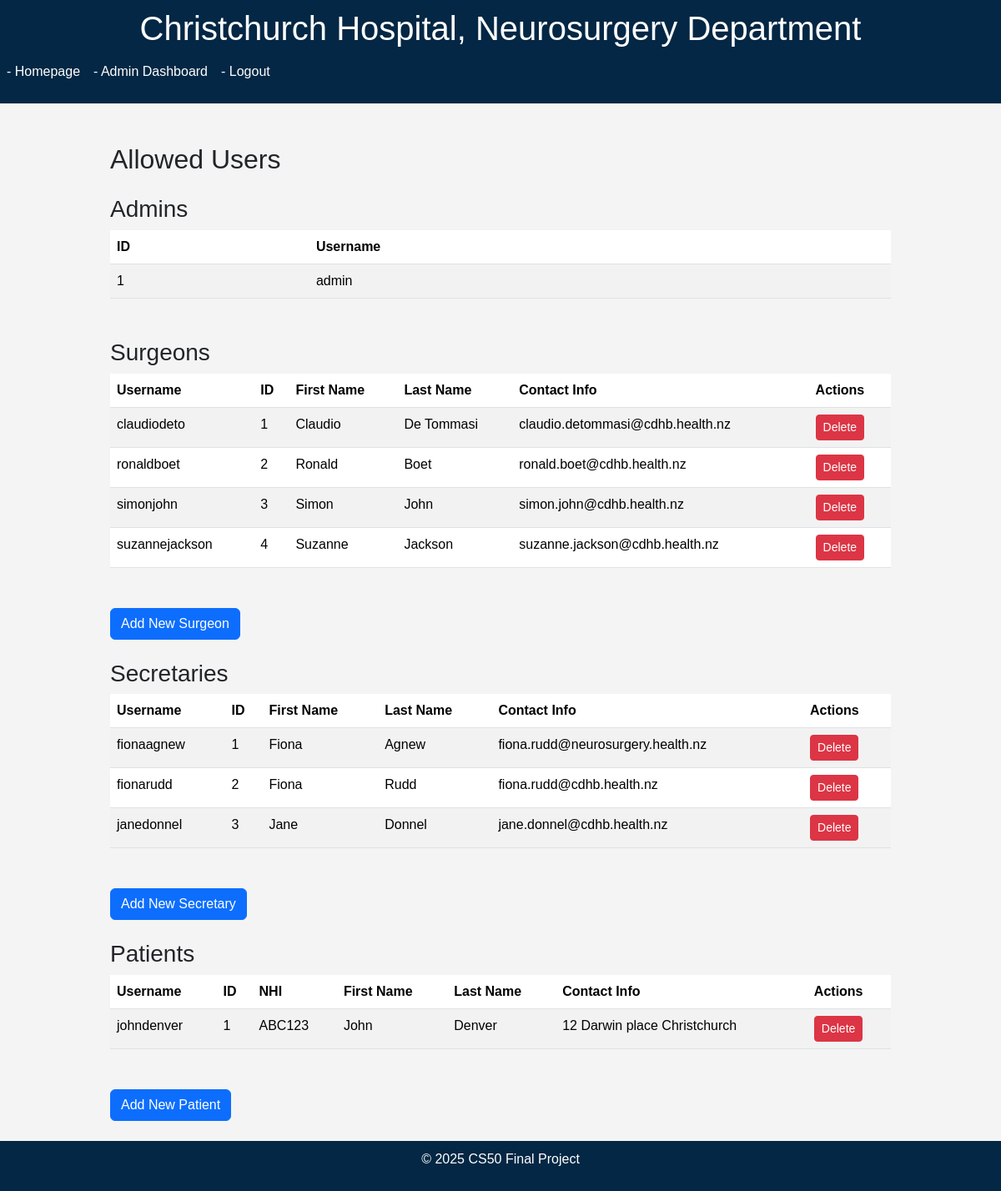
The page /allowed_users (signed in) on the database as committed earlier.
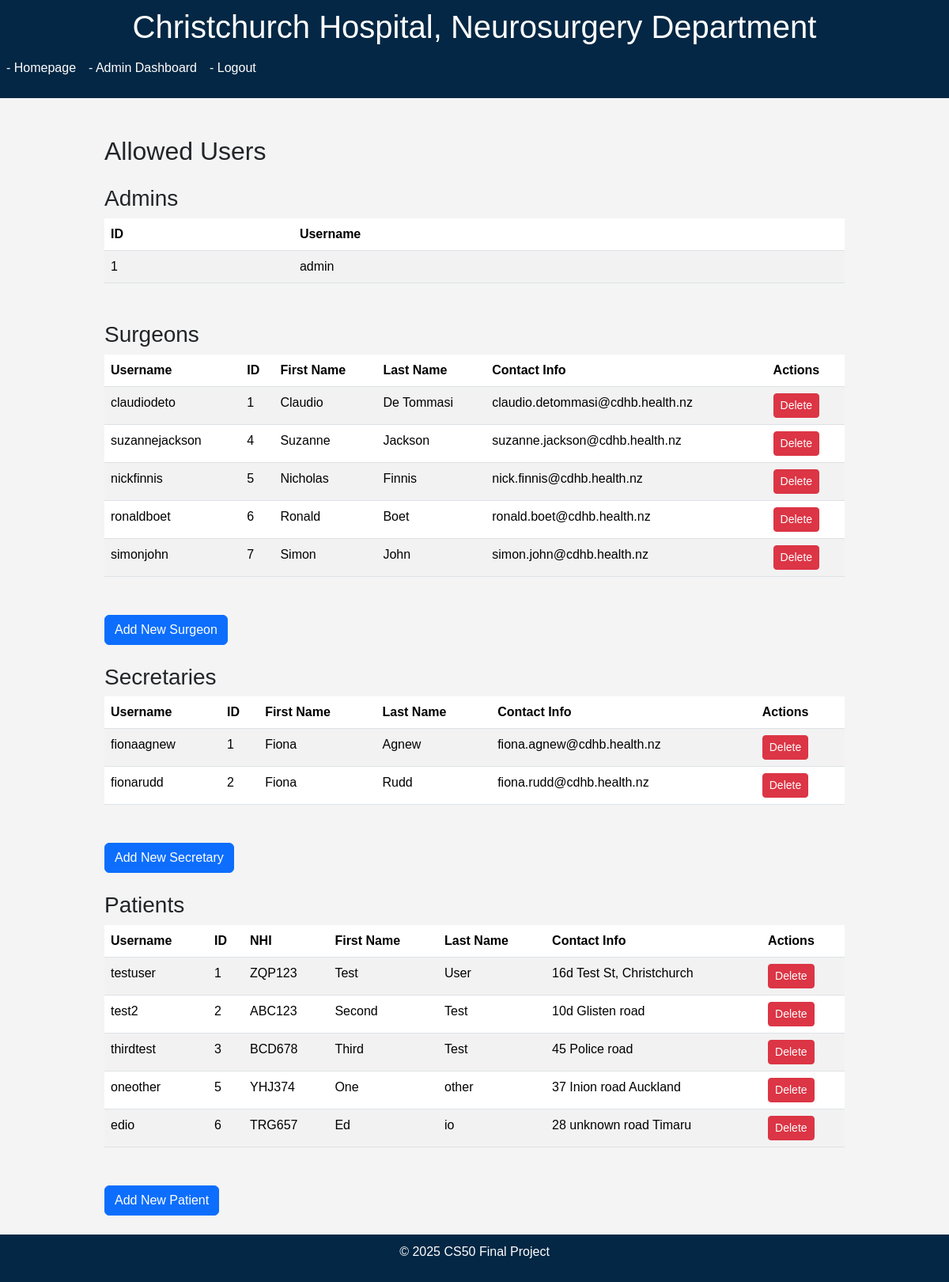
The same page on the database as committed later.
### models.py (models this page shows)
class Admin(db.Model):
    id = db.Column(db.Integer, primary_key=True)
    username = db.Column(db.String(50), unique=True, nullable=False)
    password_hash = db.Column(db.String(255), nullable=False)

class Surgeon(db.Model):
    id = db.Column(db.Integer, primary_key=True)
    username = db.Column(db.String(50), unique=True, nullable=True)
    password_hash = db.Column(db.String(255), nullable=True)
    first_name = db.Column(db.String(100), nullable=False)
    last_name = db.Column(db.String(100), nullable=False)
    surgeon_code = db.Column(db.String(20), unique=True, nullable=True)
    gender = db.Column(db.String(1))
    date_of_birth = db.Column(db.Date)
    contact_info = db.Column(db.String(100))
    specialty = db.Column(db.String(100))
    needs_password = db.Column(db.Boolean, default=True)

class Secretary(db.Model):
    id = db.Column(db.Integer, primary_key=True)
    username = db.Column(db.String(64), unique=True, nullable=False)
    password_hash = db.Column(db.String(128), nullable=False)
    first_name = db.Column(db.String(100), nullable=False)
    last_name = db.Column(db.String(100), nullable=False)
    gender = db.Column(db.String(1))
    date_of_birth = db.Column(db.Date)
    contact_info = db.Column(db.String(100))
    needs_password = db.Column(db.Boolean, default=True)

class Patient(db.Model):
    id = db.Column(db.Integer, primary_key=True)
    NHI = db.Column(db.String(6), unique=True, nullable=False)
    username = db.Column(db.String(50), unique=True, nullable=True)
    password_hash = db.Column(db.String(255), nullable=True)
    last_name = db.Column(db.String(100), nullable=False)
    first_name = db.Column(db.String(100), nullable=False)
    gender = db.Column(db.String(1))
    date_of_birth = db.Column(db.Date, nullable=False)
    contact_info = db.Column(db.String(100), nullable=False)
    emergency_contact_name = db.Column(db.String(100))
    emergency_contact_phone = db.Column(db.String(15))
    medical_history = db.Column(db.Text)
    needs_password = db.Column(db.Boolean, default=True)

### app.py (the view)
@app.route("/allowed_users")
@admin_required
def allowed_users():
    admins = Admin.query.all()
    surgeons = Surgeon.query.all()
    secretaries = Secretary.query.all()
    patients = Patient.query.filter(Patient.username.isnot(None)).all()
    return render_template("allowed_users.html", admins=admins, surgeons=surgeons, secretaries=secretaries ,patients=patients)

### helpers.py (called while the page is built)
def admin_required(f):
    @wraps(f)
    def decorated_function(*args, **kwargs):
        if not session.get("is_admin"):
            return redirect("/admin_login")
        return f(*args, **kwargs)
    return decorated_function

### templates/allowed_users.html (shortened to what this page needs)
{% extends "layout.html" %}
{% block content %}
<div class="container mt-5">
    <h2 class="mb-4">Allowed Users</h2>
    <h3>Admins</h3>
    <table class="table table-striped mb-5">
        <thead>
            <tr>
                <th>ID</th>
                <th>Username</th>
            </tr>
        </thead>
        <tbody>
            {% for admin in admins %}
            <tr>
                <td>{{ admin.id }}</td>
                <td>{{ admin.username }}</td>
            </tr>
            {% endfor %}
        </tbody>
    </table>
    <h3>Surgeons</h3>
    <table class="table table-striped mb-5">
        <thead>
            <tr>
                <th>Username</th>
                <th>ID</th>
                <th>First Name</th>
                <th>Last Name</th>
                <th>Contact Info</th>
                <th>Actions</th>
            </tr>
        </thead>
        <tbody>
            {% for surgeon in surgeons %}
            <tr>
                <td>{{ surgeon.username }}</td>
                <td>{{ surgeon.id }}</td>
                <td>{{ surgeon.first_name }}</td>
                <td>{{ surgeon.last_name }}</td>
                <td>{{ surgeon.contact_info }}</td>
                <td>
                    <form action="/delete_surgeon/{{ surgeon.id }}" method="post" style="display:inline">
                      <button type="submit" class="btn btn-danger btn-sm" onclick="return confirm('Delete surgeon?')">Delete</button>
                    </form>
                </td>
            </tr>
            {% endfor %}
        </tbody>
    </table>
    <a href="{{ url_for('add_surgeon') }}" class="btn btn-primary mb-4">Add New Surgeon</a>
    <h3>Secretaries</h3>
    <table class="table table-striped mb-5">
        <thead>
            <tr>
                <th>Username</th>
                <th>ID</th>
                <th>First Name</th>
                <th>Last Name</th>
                <th>Contact Info</th>
                <th>Actions</th>
            </tr>
        </thead>
        <tbody>
            {% for secretary in secretaries %}
            <tr>
                <td>{{ secretary.username }}</td>
                <td>{{ secretary.id }}</td>
                <td>{{ secretary.first_name }}</td>
                <td>{{ secretary.last_name }}</td>
                <td>{{ secretary.contact_info }}</td>
                <td>
                    <form action="/delete_secretary/{{ secretary.id }}" method="post" style="display:inline">
                      <button type="submit" class="btn btn-danger btn-sm" onclick="return confirm('Delete secretary?')">Delete</button>
                    </form>
                </td>
            </tr>
            {% endfor %}
        </tbody>
    </table>
    <a href="{{ url_for('add_secretary') }}" class="btn btn-primary mb-4">Add New Secretary</a>
    <h3>Patients</h3>
    <table class="table table-striped mb-5">
        <thead>
            <tr>
                <th>Username</th>
                <th>ID</th>
                <th>NHI</th>
                <th>First Name</th>
                <th>Last Name</th>
                <th>Contact Info</th>
                <th>Actions</th>
            </tr>
        </thead>
        <tbody>
            {% for patient in patients %}
            <tr>
                <td>{{ patient.username }}</td>
                <td>{{ patient.id }}</td>
                <td>{{ patient.NHI }}</td>
                <td>{{ patient.first_name }}</td>
                <td>{{ patient.last_name }}</td>
                <td>{{ patient.contact_info }}</td>
                <td>
                    <form action="/delete_patient/{{ patient.id }}" method="post" style="display:inline">
                    <button type="submit" class="btn btn-danger btn-sm" onclick="return confirm('Delete patient?')">Delete</button>
                    </form>
                </td>
            </tr>
            {% endfor %}
        </tbody>
    </table>
    <a href="{{ url_for('enter_new_patient_records') }}" class="btn btn-primary mb-4">Add New Patient</a>
</div>
{% endblock %}

Rows that differ between the two databases and show on the page:
removed Surgeon: username "ronaldboet", id "2", first_name "Ronald", last_name "Boet", contact_info "ronald.boet@cdhb.health.nz"
removed Surgeon: username "simonjohn", id "3", first_name "Simon", last_name "John", contact_info "simon.john@cdhb.health.nz"
removed Secretary: username "janedonnel", id "3", first_name "Jane", last_name "Donnel", contact_info "jane.donnel@cdhb.health.nz"
added Surgeon: username "nickfinnis", id "5", first_name "Nicholas", last_name "Finnis", contact_info "nick.finnis@cdhb.health.nz"
added Surgeon: username "ronaldboet", id "6", first_name "Ronald", last_name "Boet", contact_info "ronald.boet@cdhb.health.nz"
added Surgeon: username "simonjohn", id "7", first_name "Simon", last_name "John", contact_info "simon.john@cdhb.health.nz"
changed Secretary "fionaagnew": contact_info "fiona.rudd@neurosurgery.health.nz" → "fiona.agnew@cdhb.health.nz"
changed Patient id 1: username "johndenver" → "testuser"; NHI "ABC123" → "ZQP123"; first_name "John" → "Test"; last_name "Denver" → "User"; contact_info "12 Darwin place Christchurch" → "16d Test St, Christchurch"
now on this page (row edited): Patient: username "test2", id "2", NHI "ABC123", first_name "Second", last_name "Test", contact_info "10d Glisten road"
added Patient: username "thirdtest", id "3", NHI "BCD678", first_name "Third", last_name "Test", contact_info "45 Police road"
added Patient: username "oneother", id "5", NHI "YHJ374", first_name "One", last_name "other", contact_info "37 Inion road Auckland"
added Patient: username "edio", id "6", NHI "TRG657", first_name "Ed", last_name "io", contact_info "28 unknown road Timaru"
